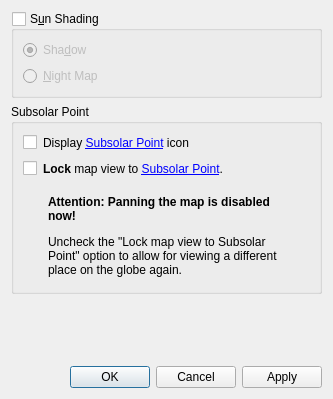
<?xml version="1.0" encoding="UTF-8"?>
<ui version="4.0">
 <class>SunControlWidget</class>
 <widget class="QDialog" name="SunControlWidget">
  <property name="geometry">
   <rect>
    <x>0</x>
    <y>0</y>
    <width>333</width>
    <height>399</height>
   </rect>
  </property>
  <property name="sizePolicy">
   <sizepolicy hsizetype="Preferred" vsizetype="Fixed">
    <horstretch>0</horstretch>
    <verstretch>0</verstretch>
   </sizepolicy>
  </property>
  <property name="windowTitle">
   <string>Sun Control</string>
  </property>
  <layout class="QVBoxLayout" name="verticalLayout_2">
   <item>
    <widget class="QGroupBox" name="sunShading">
     <property name="title">
      <string>S&amp;un Shading</string>
     </property>
     <property name="checkable">
      <bool>true</bool>
     </property>
     <property name="checked">
      <bool>false</bool>
     </property>
     <layout class="QVBoxLayout" name="verticalLayout">
      <item>
       <widget class="QRadioButton" name="showShadow">
        <property name="toolTip">
         <string/>
        </property>
        <property name="text">
         <string>Sha&amp;dow</string>
        </property>
        <property name="checked">
         <bool>true</bool>
        </property>
       </widget>
      </item>
      <item>
       <widget class="QRadioButton" name="showNightMap">
        <property name="toolTip">
         <string/>
        </property>
        <property name="text">
         <string>&amp;Night Map</string>
        </property>
       </widget>
      </item>
     </layout>
    </widget>
   </item>
   <item>
    <widget class="QGroupBox" name="sunZenith">
     <property name="title">
      <string>Subsolar Point</string>
     </property>
     <property name="checkable">
      <bool>false</bool>
     </property>
     <layout class="QVBoxLayout" name="verticalLayout_3">
      <item>
       <layout class="QHBoxLayout" name="horizontalLayout_2">
        <item>
         <widget class="QCheckBox" name="subSolarIconCheckBox">
          <property name="toolTip">
           <string extracomment="Mark the point on the globe where the sun crosses the zenith during noon and doesn't cast a shadow."/>
          </property>
          <property name="text">
           <string/>
          </property>
         </widget>
        </item>
        <item>
         <widget class="QLabel" name="subSolarIconLabel">
          <property name="toolTip">
           <string extracomment="Mark the point on the globe where the sun crosses the zenith during noon and doesn't cast a shadow."/>
          </property>
          <property name="text">
           <string>Display &lt;a href=&quot;https://en.wikipedia.org/wiki/Subsolar_point&quot;&gt;Subsolar Point&lt;/a&gt; icon</string>
          </property>
          <property name="openExternalLinks">
           <bool>true</bool>
          </property>
          <property name="buddy">
           <cstring>subSolarIconCheckBox</cstring>
          </property>
         </widget>
        </item>
        <item>
         <spacer name="horizontalSpacer_2">
          <property name="orientation">
           <enum>Qt::Horizontal</enum>
          </property>
          <property name="sizeHint" stdset="0">
           <size>
            <width>125</width>
            <height>20</height>
           </size>
          </property>
         </spacer>
        </item>
       </layout>
      </item>
      <item>
       <layout class="QHBoxLayout" name="horizontalLayout_3">
        <item>
         <widget class="QCheckBox" name="lockToSubSolarPointCheckBox">
          <property name="toolTip">
           <string extracomment="Lock the globe so that only the daytime hemisphere is shown."/>
          </property>
          <property name="text">
           <string/>
          </property>
         </widget>
        </item>
        <item>
         <widget class="QLabel" name="lockToSubSolarPointLabel">
          <property name="toolTip">
           <string extracomment="Lock the globe so that only the daytime hemisphere is shown."/>
          </property>
          <property name="text">
           <string>&lt;b&gt;Lock&lt;/b&gt; map view to &lt;a href=&quot;https://en.wikipedia.org/wiki/Subsolar_point&quot;&gt;Subsolar Point&lt;/a&gt;.</string>
          </property>
          <property name="openExternalLinks">
           <bool>true</bool>
          </property>
          <property name="buddy">
           <cstring>lockToSubSolarPointCheckBox</cstring>
          </property>
         </widget>
        </item>
        <item>
         <spacer name="horizontalSpacer_3">
          <property name="orientation">
           <enum>Qt::Horizontal</enum>
          </property>
          <property name="sizeHint" stdset="0">
           <size>
            <width>75</width>
            <height>20</height>
           </size>
          </property>
         </spacer>
        </item>
       </layout>
      </item>
      <item>
       <spacer name="verticalSpacer">
        <property name="orientation">
         <enum>Qt::Vertical</enum>
        </property>
        <property name="sizeType">
         <enum>QSizePolicy::Fixed</enum>
        </property>
        <property name="sizeHint" stdset="0">
         <size>
          <width>10</width>
          <height>10</height>
         </size>
        </property>
       </spacer>
      </item>
      <item>
       <layout class="QHBoxLayout" name="horizontalLayout_4">
        <item>
         <spacer name="horizontalSpacer_5">
          <property name="orientation">
           <enum>Qt::Horizontal</enum>
          </property>
          <property name="sizeType">
           <enum>QSizePolicy::Fixed</enum>
          </property>
          <property name="sizeHint" stdset="0">
           <size>
            <width>25</width>
            <height>10</height>
           </size>
          </property>
         </spacer>
        </item>
        <item>
         <widget class="QLabel" name="lockWarningLabel">
          <property name="enabled">
           <bool>true</bool>
          </property>
          <property name="sizePolicy">
           <sizepolicy hsizetype="Expanding" vsizetype="Preferred">
            <horstretch>0</horstretch>
            <verstretch>0</verstretch>
           </sizepolicy>
          </property>
          <property name="styleSheet">
           <string notr="true">QLabel { background-color : #e85752; color : white; }&quot;</string>
          </property>
          <property name="text">
           <string>&lt;!DOCTYPE HTML PUBLIC &quot;-//W3C//DTD HTML 4.0//EN&quot; &quot;http://www.w3.org/TR/REC-html40/strict.dtd&quot;&gt;
&lt;html&gt;&lt;head&gt;&lt;meta name=&quot;qrichtext&quot; content=&quot;1&quot; /&gt;&lt;style type=&quot;text/css&quot;&gt;
p, li { white-space: pre-wrap; }
&lt;/style&gt;&lt;/head&gt;&lt;body style=&quot; font-family:'Sans Serif'; font-size:9pt; font-weight:400; font-style:normal;&quot;&gt;
&lt;p style=&quot; margin-top:0px; margin-bottom:0px; margin-left:0px; margin-right:0px; -qt-block-indent:0; text-indent:0px;&quot;&gt;&lt;span style=&quot; font-weight:600;&quot;&gt;Attention: Panning the map is disabled now! &lt;/span&gt;&lt;/p&gt;
&lt;p style=&quot; margin-top:12px; margin-bottom:12px; margin-left:0px; margin-right:0px; -qt-block-indent:0; text-indent:0px;&quot;&gt;Uncheck the &amp;quot;Lock map view to Subsolar Point&amp;quot; option to allow for viewing a different place on the globe again.&lt;/p&gt;&lt;/body&gt;&lt;/html&gt;</string>
          </property>
          <property name="wordWrap">
           <bool>true</bool>
          </property>
          <property name="margin">
           <number>7</number>
          </property>
         </widget>
        </item>
        <item>
         <spacer name="horizontalSpacer_4">
          <property name="orientation">
           <enum>Qt::Horizontal</enum>
          </property>
          <property name="sizeType">
           <enum>QSizePolicy::Fixed</enum>
          </property>
          <property name="sizeHint" stdset="0">
           <size>
            <width>10</width>
            <height>65</height>
           </size>
          </property>
         </spacer>
        </item>
       </layout>
      </item>
      <item>
       <spacer name="verticalSpacer_3">
        <property name="orientation">
         <enum>Qt::Vertical</enum>
        </property>
        <property name="sizeType">
         <enum>QSizePolicy::Fixed</enum>
        </property>
        <property name="sizeHint" stdset="0">
         <size>
          <width>20</width>
          <height>5</height>
         </size>
        </property>
       </spacer>
      </item>
     </layout>
    </widget>
   </item>
   <item>
    <spacer name="verticalSpacer_2">
     <property name="orientation">
      <enum>Qt::Vertical</enum>
     </property>
     <property name="sizeType">
      <enum>QSizePolicy::Expanding</enum>
     </property>
     <property name="sizeHint" stdset="0">
      <size>
       <width>10</width>
       <height>10</height>
      </size>
     </property>
    </spacer>
   </item>
   <item>
    <widget class="QDialogButtonBox" name="buttonBox">
     <property name="standardButtons">
      <set>QDialogButtonBox::Apply|QDialogButtonBox::Cancel|QDialogButtonBox::Ok</set>
     </property>
    </widget>
   </item>
  </layout>
 </widget>
 <resources/>
 <connections>
  <connection>
   <sender>lockToSubSolarPointCheckBox</sender>
   <signal>toggled(bool)</signal>
   <receiver>lockWarningLabel</receiver>
   <slot>setVisible(bool)</slot>
   <hints>
    <hint type="sourcelabel">
     <x>26</x>
     <y>152</y>
    </hint>
    <hint type="destinationlabel">
     <x>98</x>
     <y>234</y>
    </hint>
   </hints>
  </connection>
 </connections>
</ui>
